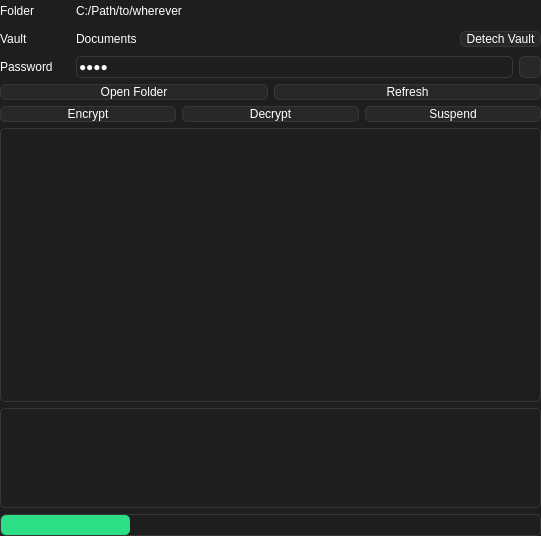
<?xml version="1.0" encoding="UTF-8"?>
<ui version="4.0">
 <class>window_crypto</class>
 <widget class="QWidget" name="window_crypto">
  <property name="geometry">
   <rect>
    <x>0</x>
    <y>0</y>
    <width>541</width>
    <height>536</height>
   </rect>
  </property>
  <property name="windowTitle">
   <string>Form</string>
  </property>
  <property name="styleSheet">
   <string notr="true">QWidget{
	font: 100 11pt &quot;Noto Sans&quot;;
	color: rgb(255, 255, 255);
	background-color: rgb(30, 30, 30);
}
QWidget:disabled{
	color: rgb(100, 100, 100);
}

/* ToolTip */
QToolTip {
	color: rgb(255, 255, 255); 
	background: rgb(55, 55, 55);
	border: 1px solid rgb(70, 70, 70); 
	border-radius: 5px;
}

/* ProgressBar */
QProgressBar{
 	border: 1px solid rgb(55, 55, 55);
	border-radius: 5px;
	padding-left: 0px;
	color: rgb(0, 65, 74);
	text-align: center;
}
QProgressBar::chunk{
	border-radius: 5px;
 	background-color: rgb(44, 222, 133);
}

/* Label */
QLabel{
border: 0px;
}

/* TextEdit */
QTextEdit{
font: 9pt;
border: 1px solid rgb(55, 55, 55);
border-radius: 5px;
}
/* LineEdit */
QLineEdit{
	border: 1px solid rgb(55, 55, 55);
	border-radius: 5px;
}

/* ListView */
QListView{
	border: 1px solid rgb(55, 55, 55);
	border-radius: 5px;
	font: 11pt;
	gridline-color: rgb(0, 0, 0);
}

/* ComboBox */
QComboBox{
	background-color: rgb(40, 40, 40);
	border: 1px solid rgb(55, 55, 55);
	border-radius: 5px;
	padding-left: 3px;
}
QComboBox::drop-down {
    width: 20px;
    border-left: 1px solid rgb(55, 55, 55);
    border-top-right-radius: 5px; 
    border-bottom-right-radius: 5px;
    subcontrol-origin: padding;
    subcontrol-position: top right;
    width: 15px;
}
QComboBox::down-arrow {
    image: url(:/icons/arrow_down.png);
}

/* PushButton */
QPushButton{
	border: 1px solid rgb(55, 55, 55);
	border-radius: 5px;
	background-color: rgb(40, 40, 40);
}
QPushButton:pressed{
	background-color: rgb(30, 30, 30);
}

/* CheckBox */
QCheckBox{
	border: 1px solid rgb(55, 55, 55);
	border-radius: 5px;
}
QCheckBox::indicator{
	margin-left: 2px;
	margin-right: -2px;
}
QCheckBox::indicator:unchecked{
	border: 1px solid rgb(0, 0, 0);
	background-color: rgb(200, 40 ,40);
}
QCheckBox::indicator:checked{
	border: 1px solid rgb(0, 0, 0);
	background-color: rgb(40, 200 ,40);
}

</string>
  </property>
  <layout class="QGridLayout" name="gridLayout">
   <property name="leftMargin">
    <number>0</number>
   </property>
   <property name="topMargin">
    <number>0</number>
   </property>
   <property name="rightMargin">
    <number>0</number>
   </property>
   <property name="bottomMargin">
    <number>0</number>
   </property>
   <item row="9" column="0">
    <widget class="QProgressBar" name="progressBar">
     <property name="minimumSize">
      <size>
       <width>0</width>
       <height>22</height>
      </size>
     </property>
     <property name="maximumSize">
      <size>
       <width>16777215</width>
       <height>22</height>
      </size>
     </property>
     <property name="value">
      <number>24</number>
     </property>
     <property name="textVisible">
      <bool>false</bool>
     </property>
    </widget>
   </item>
   <item row="5" column="0">
    <layout class="QHBoxLayout" name="horizontalLayout_5">
     <item>
      <widget class="QPushButton" name="openFolder_button">
       <property name="text">
        <string>Open Folder</string>
       </property>
      </widget>
     </item>
     <item>
      <widget class="QPushButton" name="refresh_button">
       <property name="text">
        <string>Refresh</string>
       </property>
      </widget>
     </item>
    </layout>
   </item>
   <item row="0" column="0">
    <layout class="QHBoxLayout" name="horizontalLayout">
     <item>
      <widget class="QLabel" name="directory_l_label">
       <property name="sizePolicy">
        <sizepolicy hsizetype="Fixed" vsizetype="Fixed">
         <horstretch>0</horstretch>
         <verstretch>0</verstretch>
        </sizepolicy>
       </property>
       <property name="minimumSize">
        <size>
         <width>70</width>
         <height>22</height>
        </size>
       </property>
       <property name="maximumSize">
        <size>
         <width>70</width>
         <height>22</height>
        </size>
       </property>
       <property name="text">
        <string>Folder</string>
       </property>
      </widget>
     </item>
     <item>
      <widget class="QLabel" name="directory_path_label">
       <property name="sizePolicy">
        <sizepolicy hsizetype="Preferred" vsizetype="Fixed">
         <horstretch>0</horstretch>
         <verstretch>0</verstretch>
        </sizepolicy>
       </property>
       <property name="minimumSize">
        <size>
         <width>0</width>
         <height>22</height>
        </size>
       </property>
       <property name="maximumSize">
        <size>
         <width>16777215</width>
         <height>22</height>
        </size>
       </property>
       <property name="text">
        <string>C:/Path/to/wherever</string>
       </property>
      </widget>
     </item>
    </layout>
   </item>
   <item row="8" column="0">
    <widget class="QTextEdit" name="terminal_textedit">
     <property name="sizePolicy">
      <sizepolicy hsizetype="Expanding" vsizetype="Fixed">
       <horstretch>0</horstretch>
       <verstretch>0</verstretch>
      </sizepolicy>
     </property>
     <property name="minimumSize">
      <size>
       <width>0</width>
       <height>100</height>
      </size>
     </property>
     <property name="maximumSize">
      <size>
       <width>16777215</width>
       <height>100</height>
      </size>
     </property>
    </widget>
   </item>
   <item row="1" column="0">
    <layout class="QHBoxLayout" name="horizontalLayout_2">
     <item>
      <widget class="QLabel" name="vault_l_label">
       <property name="sizePolicy">
        <sizepolicy hsizetype="Fixed" vsizetype="Fixed">
         <horstretch>0</horstretch>
         <verstretch>0</verstretch>
        </sizepolicy>
       </property>
       <property name="minimumSize">
        <size>
         <width>70</width>
         <height>22</height>
        </size>
       </property>
       <property name="maximumSize">
        <size>
         <width>70</width>
         <height>22</height>
        </size>
       </property>
       <property name="text">
        <string>Vault</string>
       </property>
      </widget>
     </item>
     <item>
      <widget class="QLabel" name="vault_name_label">
       <property name="sizePolicy">
        <sizepolicy hsizetype="Expanding" vsizetype="Fixed">
         <horstretch>0</horstretch>
         <verstretch>0</verstretch>
        </sizepolicy>
       </property>
       <property name="minimumSize">
        <size>
         <width>0</width>
         <height>22</height>
        </size>
       </property>
       <property name="maximumSize">
        <size>
         <width>16777215</width>
         <height>22</height>
        </size>
       </property>
       <property name="text">
        <string>Documents</string>
       </property>
      </widget>
     </item>
     <item>
      <widget class="QPushButton" name="vault_detach_button">
       <property name="sizePolicy">
        <sizepolicy hsizetype="Minimum" vsizetype="Fixed">
         <horstretch>0</horstretch>
         <verstretch>0</verstretch>
        </sizepolicy>
       </property>
       <property name="styleSheet">
        <string notr="true">QPushButton{
padding-left : 5px;
padding-right:5px;
}</string>
       </property>
       <property name="text">
        <string>Detech Vault</string>
       </property>
      </widget>
     </item>
    </layout>
   </item>
   <item row="7" column="0">
    <widget class="QListView" name="files_listview">
     <property name="sizePolicy">
      <sizepolicy hsizetype="MinimumExpanding" vsizetype="Expanding">
       <horstretch>0</horstretch>
       <verstretch>0</verstretch>
      </sizepolicy>
     </property>
     <property name="minimumSize">
      <size>
       <width>0</width>
       <height>100</height>
      </size>
     </property>
    </widget>
   </item>
   <item row="4" column="0">
    <layout class="QHBoxLayout" name="horizontalLayout_3">
     <item>
      <widget class="QLabel" name="password_l_label">
       <property name="minimumSize">
        <size>
         <width>70</width>
         <height>22</height>
        </size>
       </property>
       <property name="maximumSize">
        <size>
         <width>70</width>
         <height>22</height>
        </size>
       </property>
       <property name="styleSheet">
        <string notr="true"/>
       </property>
       <property name="text">
        <string>Password</string>
       </property>
      </widget>
     </item>
     <item>
      <widget class="QLineEdit" name="password_input_lineedit">
       <property name="minimumSize">
        <size>
         <width>0</width>
         <height>22</height>
        </size>
       </property>
       <property name="maximumSize">
        <size>
         <width>16777215</width>
         <height>22</height>
        </size>
       </property>
       <property name="text">
        <string>asdf</string>
       </property>
       <property name="echoMode">
        <enum>QLineEdit::EchoMode::Password</enum>
       </property>
      </widget>
     </item>
     <item>
      <widget class="QPushButton" name="password_visibility_button">
       <property name="sizePolicy">
        <sizepolicy hsizetype="Fixed" vsizetype="Fixed">
         <horstretch>0</horstretch>
         <verstretch>0</verstretch>
        </sizepolicy>
       </property>
       <property name="minimumSize">
        <size>
         <width>22</width>
         <height>22</height>
        </size>
       </property>
       <property name="maximumSize">
        <size>
         <width>22</width>
         <height>22</height>
        </size>
       </property>
       <property name="text">
        <string/>
       </property>
       <property name="icon">
        <iconset resource="../asset/resource.qrc">
         <normaloff>:/icons/visibility_off.png</normaloff>
         <normalon>:/icons/visibility_on.png</normalon>:/icons/visibility_off.png</iconset>
       </property>
       <property name="checkable">
        <bool>true</bool>
       </property>
      </widget>
     </item>
    </layout>
   </item>
   <item row="6" column="0">
    <layout class="QHBoxLayout" name="horizontalLayout_4">
     <item>
      <widget class="QPushButton" name="encrypt_button">
       <property name="text">
        <string>Encrypt</string>
       </property>
      </widget>
     </item>
     <item>
      <widget class="QPushButton" name="decrypt_button">
       <property name="text">
        <string>Decrypt</string>
       </property>
      </widget>
     </item>
     <item>
      <widget class="QPushButton" name="suspend_button">
       <property name="text">
        <string>Suspend</string>
       </property>
      </widget>
     </item>
    </layout>
   </item>
  </layout>
 </widget>
 <resources>
  <include location="../asset/resource.qrc"/>
 </resources>
 <connections/>
</ui>
